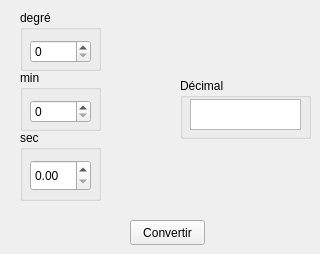
        <widget class="QWidget" name="tab_1">
         <attribute name="title">
          <string>Coordonnées</string>
         </attribute>
         <widget class="QPushButton" name="pushButton_convert_decimal">
          <property name="geometry">
           <rect>
            <x>130</x>
            <y>220</y>
            <width>75</width>
            <height>25</height>
           </rect>
          </property>
          <property name="cursor">
           <cursorShape>PointingHandCursor</cursorShape>
          </property>
          <property name="text">
           <string>Convertir</string>
          </property>
         </widget>
         <widget class="QGroupBox" name="groupBox">
          <property name="geometry">
           <rect>
            <x>20</x>
            <y>10</y>
            <width>81</width>
            <height>61</height>
           </rect>
          </property>
          <property name="title">
           <string>degré</string>
          </property>
          <widget class="QSpinBox" name="spinBox_degre">
           <property name="geometry">
            <rect>
             <x>10</x>
             <y>30</y>
             <width>61</width>
             <height>23</height>
            </rect>
           </property>
           <property name="maximum">
            <number>59</number>
           </property>
          </widget>
         </widget>
         <widget class="QGroupBox" name="groupBox_11">
          <property name="geometry">
           <rect>
            <x>180</x>
            <y>78</y>
            <width>131</width>
            <height>61</height>
           </rect>
          </property>
          <property name="title">
           <string>Décimal</string>
          </property>
          <widget class="QTextBrowser" name="textBrowser_decimal">
           <property name="geometry">
            <rect>
             <x>10</x>
             <y>21</y>
             <width>111</width>
             <height>31</height>
            </rect>
           </property>
           <property name="lineWrapMode">
            <enum>QTextEdit::NoWrap</enum>
           </property>
          </widget>
         </widget>
         <widget class="QGroupBox" name="groupBox_12">
          <property name="geometry">
           <rect>
            <x>20</x>
            <y>70</y>
            <width>81</width>
            <height>61</height>
           </rect>
          </property>
          <property name="title">
           <string>min</string>
          </property>
          <widget class="QSpinBox" name="spinBox_mn">
           <property name="geometry">
            <rect>
             <x>10</x>
             <y>30</y>
             <width>61</width>
             <height>23</height>
            </rect>
           </property>
           <property name="maximum">
            <number>59</number>
           </property>
          </widget>
         </widget>
         <widget class="QGroupBox" name="groupBox_13">
          <property name="geometry">
           <rect>
            <x>20</x>
            <y>130</y>
            <width>81</width>
            <height>71</height>
           </rect>
          </property>
          <property name="title">
           <string>sec</string>
          </property>
          <widget class="QDoubleSpinBox" name="doubleSpinBox_sec">
           <property name="geometry">
            <rect>
             <x>10</x>
             <y>30</y>
             <width>61</width>
             <height>31</height>
            </rect>
           </property>
           <property name="decimals">
            <number>2</number>
           </property>
          </widget>
         </widget>
         <widget class="QLabel" name="label">
          <property name="geometry">
           <rect>
            <x>119</x>
            <y>93</y>
            <width>53</width>
            <height>41</height>
           </rect>
          </property>
          <property name="text">
           <string/>
          </property>
          <property name="pixmap">
           <pixmap resource="qtresource.qrc">:/icons/go-next.png</pixmap>
          </property>
         </widget>
        </widget>
